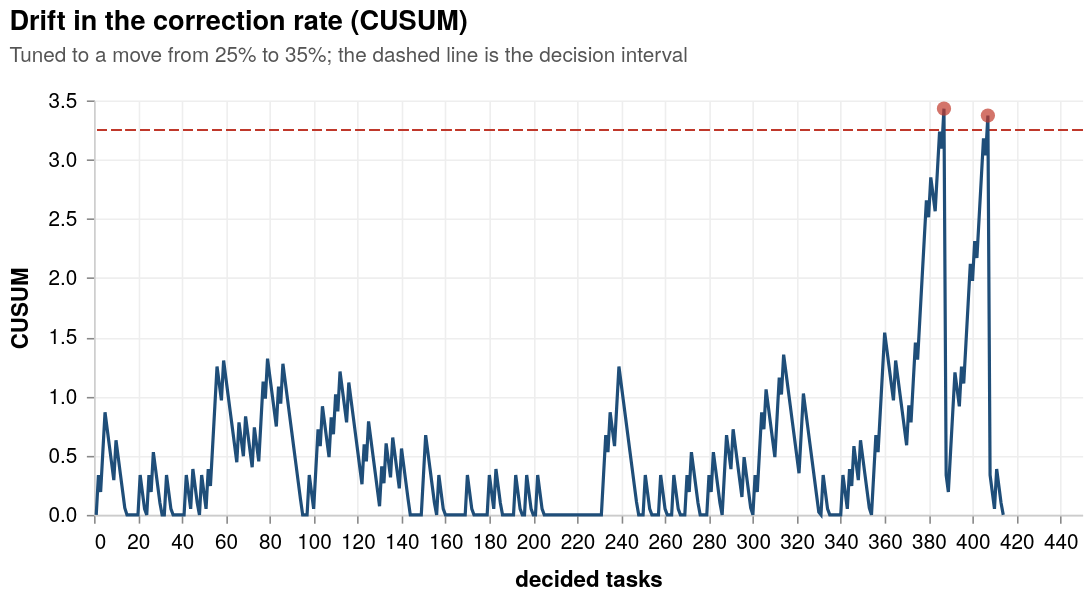

Notebook source saved alongside this figure:
### Code cell
pictures["cusum"]

### Figure 1 — Vega-Lite specification as saved in the notebook (floating-point values rounded to 4 significant figures; data arrays with more than 128 entries replaced by an {"elided": "..."} marker saying what was removed)
{"$schema": "https://vega.github.io/schema/vega-lite/v5.json", "config": {"axis": {"domainColor": "#cccccc", "gridColor": "#eeeeee", "labelFontSize": 13, "labelPadding": 6, "titleFontSize": 14, "titlePadding": 10}, "font": "Helvetica Neue, Helvetica, Arial, sans-serif", "legend": {"labelFontSize": 13, "symbolSize": 120, "titleFontSize": 13}, "title": {"anchor": "start", "fontSize": 17, "fontWeight": 600, "offset": 14, "subtitleColor": "#555555", "subtitleFontSize": 13, "subtitlePadding": 6}, "view": {"stroke": null}}, "data": {"values": {"elided": "414 records"}}, "height": 260, "layer": [{"encoding": {"y": {"field": "threshold", "type": "quantitative"}}, "mark": {"color": "#c0392b", "strokeDash": [6, 3], "type": "rule"}}, {"encoding": {"detail": {"field": "group"}, "x": {"field": "i", "title": "decided tasks", "type": "quantitative"}, "y": {"field": "statistic", "title": "CUSUM", "type": "quantitative"}}, "mark": {"color": "#1f4e79", "type": "line"}}, {"encoding": {"tooltip": [{"field": "i", "title": "task no."}, {"field": "task_id"}, {"field": "settled_at", "type": "temporal"}, {"field": "rate_so_far", "format": ".1%"}], "x": {"field": "i", "type": "quantitative"}, "y": {"field": "statistic", "type": "quantitative"}}, "mark": {"color": "#c0392b", "filled": true, "size": 80, "type": "point"}, "transform": [{"filter": "datum.alarm"}]}], "title": {"subtitle": "Tuned to a move from 25% to 35%; the dashed line is the decision interval", "text": "Drift in the correction rate (CUSUM)"}, "usermeta": {"chap_analytics": {"chart": "cusum"}}, "width": 620}
